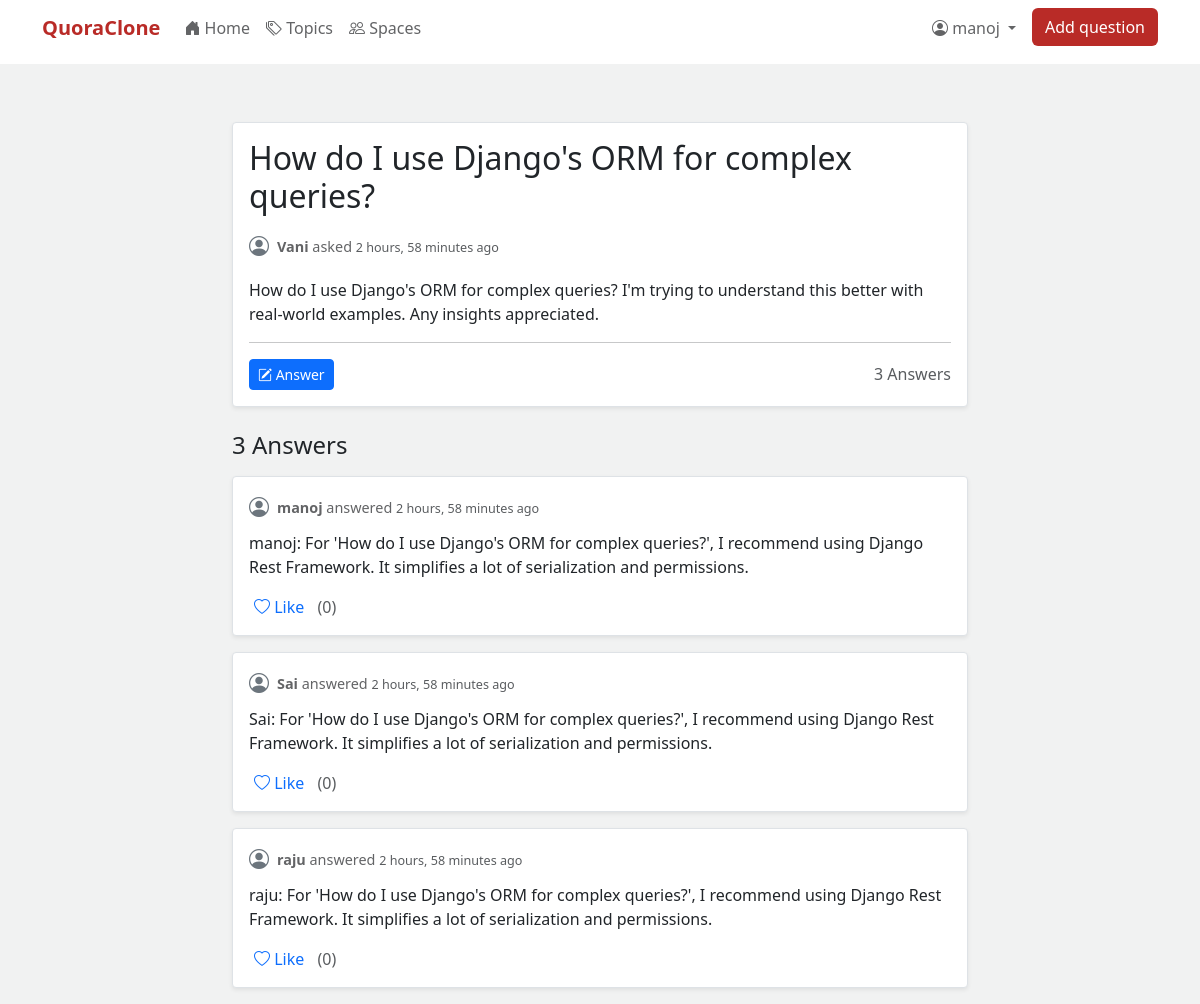
Screenshot of /question/40/ (signed in) with the database file from the repository.
### core/models.py (models this page shows, shortened)
class Question(models.Model):
    user = models.ForeignKey(User, on_delete=models.CASCADE, related_name='questions', help_text="The user who asked the question.")
    title = models.CharField(max_length=200, help_text="The main text of the question.")
    content = models.TextField(blank=True, help_text="Optional additional details or context for the question.")
    topics = models.ManyToManyField(Topic, related_name='questions', blank=True, help_text="Topics associated with this question.")
    space = models.ForeignKey(
        Space,
        on_delete=models.SET_NULL, # Keep question even if space is deleted
        null=True,
        blank=True,
        related_name='questions',
        help_text="The space this question belongs to, if any."
    )
    created_at = models.DateTimeField(auto_now_add=True)

class Answer(models.Model):
    user = models.ForeignKey(User, on_delete=models.CASCADE, related_name='answers', help_text="The user who wrote the answer.")
    question = models.ForeignKey(Question, on_delete=models.CASCADE, related_name='answers', help_text="The question this answer addresses.")
    content = models.TextField(help_text="The content of the answer.")
    created_at = models.DateTimeField(auto_now_add=True)

### core/views.py (the view, shortened to what this page needs)
# urls.py: path('question/<int:question_id>/', views.question_detail, name='question_detail'),
@login_required_modal
def question_detail(request, question_id):
    question = get_object_or_404(Question, pk=question_id)
    answers = question.answers.annotate(num_likes=Count('likes')).order_by('-num_likes', '-created_at')
    answer_form = AnswerForm()
    user_likes = set()
    if request.user.is_authenticated:
        user_likes = set(Like.objects.filter(user=request.user, answer__question=question).values_list('answer_id', flat=True))
    return render(request, 'question_detail.html', {
        'question': question,
        'answers': answers,
        'answer_form': answer_form,
        'user_likes': user_likes
    })

### core/context_processors.py (called while the page is built)
def auth_forms_context(request):
    context = {}
    if not request.user.is_authenticated:
        if request.path not in [request.build_absolute_uri(url) for url in ['/login/', '/signup/']]: # Basic check
             context['login_form'] = LoginForm(request=request) # Pass request for AuthenticationForm
             context['signup_form'] = CustomUserCreationForm()
    return context

### templates/question_detail.html (shortened to what this page needs)
{% extends 'base.html' %}
{% block content %}
<div class="row justify-content-center">
    <div class="col-md-8">
        <div class="question-card shadow-sm mb-4">
            <h2 class="mb-3">{{ question.title }}</h2>
            <div class="question-meta d-flex align-items-center mb-3">
                 <i class="bi bi-person-circle fs-5 me-2 text-secondary"></i>
                 <div>
                    <span class="fw-bold">{{ question.user.username }}</span> asked
                    <small class="text-muted">{{ question.created_at|timesince }} ago</small>
                 </div>
            </div>
            <div class="question-content mb-3">
                {{ question.content|linebreaksbr }}
            </div>
             <hr>
             <div class="d-flex justify-content-start align-items-center mt-2">
                 <button type="button" class="btn btn-sm btn-primary me-2" data-bs-toggle="collapse" data-bs-target="#answerFormCollapse" aria-expanded="false" aria-controls="answerFormCollapse">
                    <i class="bi bi-pencil-square"></i> Answer
                 </button>
                 <span class="text-muted ms-auto">{{ answers.count }} Answer{{ answers.count|pluralize }}</span>
            </div>
        </div>
        <h4 class="mb-3">{{ answers.count }} Answer{{ answers.count|pluralize }}</h4>
        {% if answers %}
            {% for answer in answers %}
                <div class="answer-card shadow-sm">
                    <div class="answer-meta d-flex align-items-center mb-2">
                        <i class="bi bi-person-circle fs-5 me-2 text-secondary"></i>
                         <div>
                            <span class="fw-bold">{{ answer.user.username }}</span> answered
                            <small class="text-muted">{{ answer.created_at|timesince }} ago</small>
                         </div>
                    </div>
                    <div class="answer-content mb-3">
                        {{ answer.content|linebreaksbr }}
                    </div>
                    <div class="answer-actions">
                        <form action="{% url 'core:like_answer' answer.id %}" method="post" style="display: inline;">
                            <button type="submit" class="like-button {% if answer.id in user_likes %}liked{% endif %}">
                                <i class="bi {% if answer.id in user_likes %}bi-heart-fill text-danger{% else %}bi-heart{% endif %}"></i>
                                {% if answer.id in user_likes %}Liked{% else %}Like{% endif %}
                            </button>
                            <span class="text-muted ms-1">({{ answer.num_likes }})</span>
                        </form>
                    </div>
                </div>
            {% endfor %}
        {% else %}
             {% if not user.is_authenticated %}
            <div class="card card-body text-center">
                <p class="mb-0">No answers yet.</p>
            </div>
            {% endif %}
        {% endif %}
    </div>
</div>
{% endblock %}

### templates/base.html (shortened to what this page needs)
<!DOCTYPE html>
<html lang="en">
<head>
    <link href="https://cdn.jsdelivr.net/npm/bootstrap@5.3.0/dist/css/bootstrap.min.css" rel="stylesheet">
    <link rel="stylesheet" href="https://cdn.jsdelivr.net/npm/bootstrap-icons@1.10.5/font/bootstrap-icons.css">
</head>
<body>
    <nav class="navbar navbar-expand-lg sticky-top mb-5 pb-3">
        <div class="container">
            <a class="navbar-brand" href="{% url 'core:home' %}">QuoraClone</a>
            <div class="collapse navbar-collapse" id="navbarNav">
                <ul class="navbar-nav me-auto mb-2 mb-lg-0">
                    <li class="nav-item">
                        <a class="nav-link {% if request.resolver_match.url_name == 'home' %}active{% endif %}" aria-current="page" href="{% url 'core:home' %}"><i class="bi bi-house-door-fill"></i> Home</a>
                    </li>
                    <li class="nav-item">
                        <a class="nav-link " href="{% url 'core:topic_list' %}"><i class="bi bi-tags"></i> Topics</a>
                    </li>
                    <li class="nav-item">
                        <a class="nav-link " href="{% url 'core:space_list' %}"><i class="bi bi-people"></i> Spaces</a>
                    </li>
                </ul>
                <ul class="navbar-nav">
                    {% if user.is_authenticated %}
                        <li class="nav-item dropdown">
                            <a class="nav-link dropdown-toggle" href="#" role="button" data-bs-toggle="dropdown" aria-expanded="false">
                                <i class="bi bi-person-circle"></i> {{ user.username }}
                            </a>
                        </li>
                         <li class="nav-item">
                            <button type="button" class="btn btn-quora ms-2" data-bs-toggle="modal" data-bs-target="#askQuestionModal">
                              Add question
                            </button>
                         </li>
                    {% endif %}
                </ul>
            </div>
        </div>
    </nav>
    <div class="container mt-4">
        {% block content %}
        {% endblock %}
    </div>
</body>
</html>

### templates/base.html (style rules this page uses)
body { background-color: #f1f2f2; }
.navbar { background-color: #fff; border-bottom: 10px solid #f1f2f2; }
.navbar-brand { color: #b92b27 !important; font-weight: bold; }
.nav-link { color: #636466; }
.btn-quora { background-color: #b92b27; color: white; }
.question-card, .answer-card { background-color: #fff; border: 1px solid #dee2e6; border-radius: 0.25rem; padding: 1rem; margin-bottom: 1rem; }
.question-meta, .answer-meta { font-size: 0.9em; color: #636466; margin-bottom: 0.5rem; }
.like-button { background: none; border: none; color: #0d6efd; cursor: pointer; padding: 0 5px; font-size: 1em; }

### rows the page displays
Question: title "How do I use Django's ORM for complex queries?", user.username "Vani", created_at "2 hours, 58 minutes", content "How do I use Django's ORM for complex queries? I'm trying to understand this better with real-world examples. Any insights appreciated."
Answer: user.username "manoj", created_at "2 hours, 58 minutes", content "manoj: For 'How do I use Django's ORM for complex queries?', I recommend using Django Rest Framework. It simplifies a lot of serialization and permissions.", shows "Like", num_likes "0"
Answer: user.username "Sai", created_at "2 hours, 58 minutes", content "Sai: For 'How do I use Django's ORM for complex queries?', I recommend using Django Rest Framework. It simplifies a lot of serialization and permissions.", shows "Like", num_likes "0"
Answer: user.username "raju", created_at "2 hours, 58 minutes", content "raju: For 'How do I use Django's ORM for complex queries?', I recommend using Django Rest Framework. It simplifies a lot of serialization and permissions.", shows "Like", num_likes "0"

### other values shown
{{ user.username }} "manoj"
{{ answers.count }} "3"
